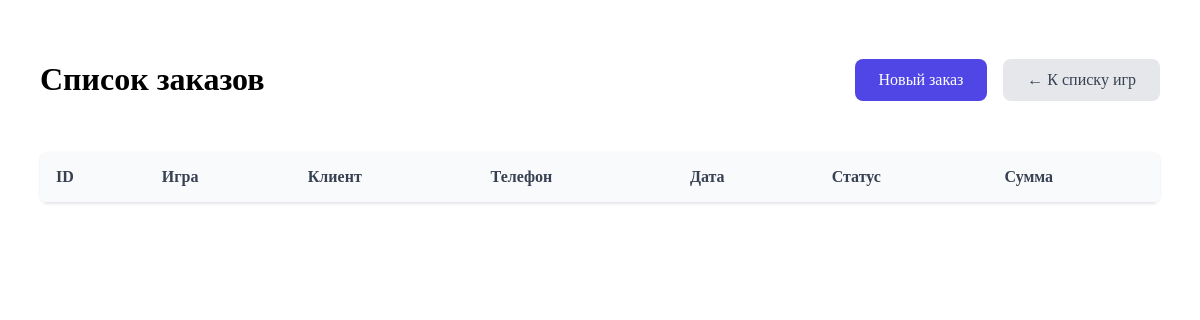
The page /orders on the database as committed earlier.
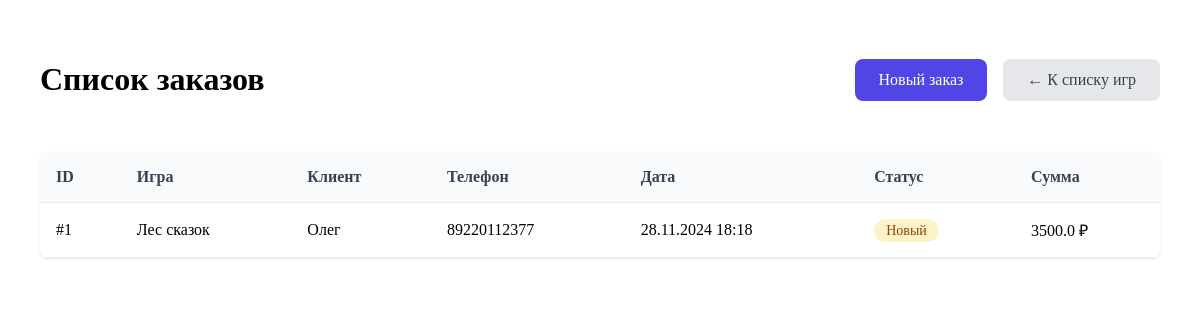
The same page on the database as committed later.
### app.py (models this page shows)
class Order(db.Model):
    id = db.Column(db.Integer, primary_key=True)
    game_id = db.Column(db.Integer, db.ForeignKey('game.id'), nullable=False)
    customer_name = db.Column(db.String(100))
    customer_phone = db.Column(db.String(20))
    order_date = db.Column(db.DateTime, default=datetime.utcnow)
    status = db.Column(db.String(20), default='new')  # new, completed, cancelled
    total_price = db.Column(db.Float)

class Game(db.Model):
    id = db.Column(db.Integer, primary_key=True)
    title = db.Column(db.String(100), nullable=False)
    condition = db.Column(db.String(50))  # состояние игры
    purchase_price = db.Column(db.Float)
    selling_price = db.Column(db.Float)
    date_added = db.Column(db.DateTime, default=datetime.utcnow)
    status = db.Column(db.String(20), default='available')  # available, sold, reserved
    notes = db.Column(db.Text)
    orders = db.relationship('Order', backref='game', lazy=True)

### app.py (the view)
@app.route('/orders')
def orders():
    orders = Order.query.order_by(Order.order_date.desc()).all()
    return render_template('orders.html', orders=orders)

### templates/orders.html (shortened to what this page needs)
<!DOCTYPE html>
<html>
<head>
</head>
<body>
    <div class="container">
        <header class="header">
            <h1>Список заказов</h1>
            <div class="nav-links">
                <a href="{{ url_for('create_order') }}" class="btn btn-primary">Новый заказ</a>
                <a href="{{ url_for('index') }}" class="btn btn-secondary">← К списку игр</a>
            </div>
        </header>
        <div class="table-container">
            <table>
                <thead>
                    <tr>
                        <th>ID</th>
                        <th>Игра</th>
                        <th>Клиент</th>
                        <th>Телефон</th>
                        <th>Дата</th>
                        <th>Статус</th>
                        <th>Сумма</th>
                    </tr>
                </thead>
                <tbody>
                    {% for order in orders %}
                    <tr>
                        <td>#{{ order.id }}</td>
                        <td>{{ order.game.title }}</td>
                        <td>{{ order.customer_name }}</td>
                        <td>{{ order.customer_phone }}</td>
                        <td>{{ order.order_date.strftime('%d.%m.%Y %H:%M') }}</td>
                        <td>
                            <span class="status-{{ order.status }}">
                                {% if order.status == 'new' %}
                                    Новый
                                {% elif order.status == 'completed' %}
                                    Завершён
                                {% elif order.status == 'cancelled' %}
                                    Отменён
                                {% endif %}
                            </span>
                        </td>
                        <td>{{ order.total_price }} ₽</td>
                    </tr>
                    {% endfor %}
                </tbody>
            </table>
        </div>
    </div>
</body>
</html>

### templates/orders.html (style rules this page uses)
.container { padding: 2rem; max-width: 1200px; margin: 0 auto; }
.header { display: flex; justify-content: space-between; align-items: center; margin-bottom: 2rem; }
.nav-links { display: flex; gap: 1rem; }
.btn { display: inline-flex; align-items: center; padding: 0.75rem 1.5rem; border-radius: 0.5rem; font-weight: 500; cursor: pointer; transition: all 0.2s; border: none; gap: 0.5rem; font-size: 1rem; text-decoration: none; }
.btn-primary { background-color: #4F46E5; color: white; }
.btn-secondary { background-color: #E5E7EB; color: #374151; }
.table-container { background-color: white; border-radius: 0.5rem; box-shadow: 0 1px 3px rgba(0, 0, 0, 0.1); overflow-x: auto; }
table { width: 100%; border-collapse: collapse; }
th, td { padding: 1rem; text-align: left; border-bottom: 1px solid #E5E7EB; }
th { background-color: #F9FAFB; font-weight: 600; color: #374151; }
.status-new { background-color: #FEF3C7; color: #92400E; padding: 0.25rem 0.75rem; border-radius: 9999px; font-size: 0.875rem; font-weight: 500; }

Rows that differ between the two databases and show on the page:
added Order: id "1", game "Лес сказок", customer_name "Олег", customer_phone "89220112377", order_date "28.11.2024 18:18", status "Новый", total_price "3500.0"
